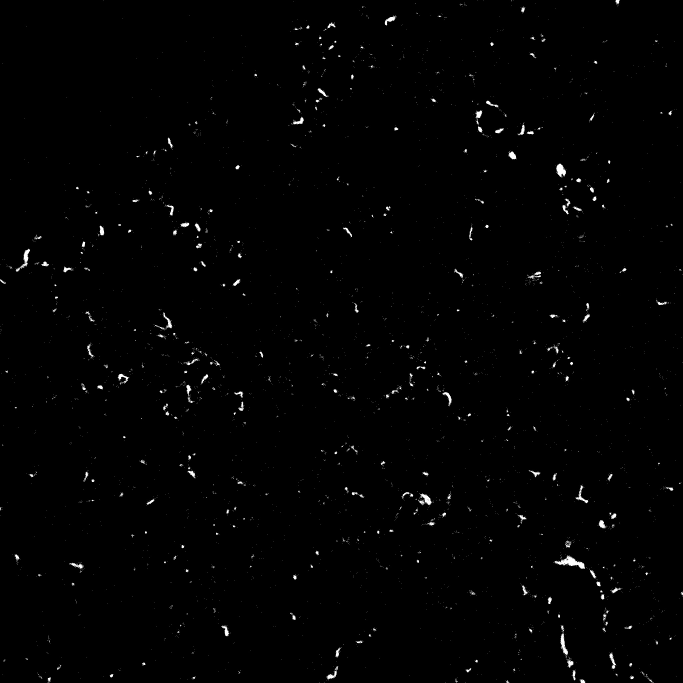
#> input picture MASK_Sk658 Llobe ch010030.jpg, 2048 x 2048 px, found by its file name (shown at 1/3 size)
$ jupyter execute --allow-errors 'Module 2 Main_1 (2).ipynb'
#> lines starting #> are read from the running program, lines starting #| are printed output that depends on the picture; after the words box and inside, x2 and y2 are one past the last pixel; in counts of white or black regions, pixels touching at a corner belong together
## Module_2: Lung Fibrotic Disease

## Team Members:
Esther Akinade &
Cary Worrall

## Project Title:
Lung Fibrosis Discovery

## Project Goal:
This project seeks to develop an image analysis pipeline that will predict the extent of fibrosis in the lung at different biopsy depths from the top of the lung.

## Disease Background:
*Fill in information and please note that this module is truncated and only has 5 bullets (instead of the 11 that you did for Module #1).*

* Prevalence & incidence:
The pooled global incidence per 100,000 people per year is 5.8, while the pooled North America incidence was 9.0. The pooled global prevalence per 100,000 people is 17.7, and the pooled North America prevalence is 27.2. Overall, this diseases is not too common. Compared to all the other incidence across regions, North America has the highest incidence and prevalence compared to ant other region. This mean that IPF occurs more often and more people live with this disease comapred to any other region. https://bmcpulmmed.biomedcentral.com/articles/10.1186/s12890-025-03836-1

* Risk factors (genetic, lifestyle):
Some risk factors of idiopathic pulmanary fibrosis include age, family history, genetics, lifesytle habits, allergic reactions, sex, and medication. As the age of someone increase the is a higher risk of developing IPF, which is around 50 to 70 years old. Additionally, IPF is more commonly found in men. IPF also gentetic because there is a higher risk to get it if a first-degreee relative has it. Lifesyles including smoking and breathing in hazardous materials from an occupation increases the risk for IPF.There also been genetic mutations in genes like MUC5B, TERT, and TERC that mean a higher risk of IPF. https://www.lung.org/lung-health-diseases/lung-disease-lookup/pulmonary-fibrosis/introduction/types-causes-and-risk-factors

* Symptoms: The symptoms that are included with IPF are shortness of breath, persistant dry cough, fast and shallow breating, gradual unitended weight loss, tiredness, aching joints and mucsles, and wideing and rounding of the tips of the fingers or toes. https://www.lung.org/lung-health-diseases/lung-disease-lookup/pulmonary-fibrosis/introduction/symptoms
* Standard of care treatment(s):
While there is not definite cure for pulmonary fibrosis, the treatments given to manage the disease. Some examples are medicine, oxygen therapy, pulmonary rehabilitation, lung transplant, clinical trials, and healthy lifestyles. Some medication, nintedanib and pirfendione given to help slow down lung scarring. Oxygen therapy is used to help reduce shortness of breath. https://www.lung.org/lung-health-diseases/lung-disease-lookup/pulmonary-fibrosis/patients/how-is-pulmonary-fibrosis-treated
* Biological mechanisms (anatomy, organ physiology, cell & molecular physiology): The cell and molecular physiology is that type 2 pneumocytes over proliferate during the repairing process, which leads to too many myofibril blasts and too much collagen. Miele fibroblasts do not go through apoptosis, which means more collagen is made and there is a large accumulation of collagen. This thickens the interstitial layer between the alveoli and capillary, leading to problems with ventilation. https://www.youtube.com/watch?v=Z6_0WkceY88

## Data-Set:
*(Describe the data set(s) you will analyze. Cite the source(s) of the data. Describe how the data was collected -- What techniques were used? What units are the data measured in? Etc.)*

The data were collected from fibrotic mouse lungs provided by the Peirce-Cottler laboratory. The mice were treated with bleomycin, which induces lung fibrosis. After three weeks, the mice were humanely euthanized, and their lungs were harvested. The lungs were then sliced, fixed with paraformaldehyde, and stained using a fluorescently labeled antibody to visualize fibrotic regions. Digital images of the lung slices were captured, and the data recorded included the depth at which each lung was sectioned and the percentage of white pixels observed in the digital images.

## Data Analyis:
*(Describe how you analyzed the data. This is where you should intersperse your Python code so that anyone reading this can run your code to perform the analysis that you did, generate your figures, etc.)*
This dataset was provided to us by the Peirce-Cottler Lab. We were given several microscope scans showing various sections of a mouse’s lungs, with areas of fibrosis being white. From these scans, we selected six images taken at different depths to run our analysis and determine what percentage of the lung tissue showed signs of fibrosis.

[cell 1]
'''Module 2: count black and white pixels in a .jpg and extrapolate points'''

from termcolor import colored
import cv2
import numpy as np
import matplotlib.pyplot as plt
from scipy.interpolate import interp1d
import pandas as pd

# Load the images you want to analyze

filenames = [
    r"C:\Users\esthe\OneDrive\Desktop\Comp BME\Module 2\MASK_SK658 Llobe ch010030.jpg",
    r"C:\Users\esthe\OneDrive\Desktop\Comp BME\Module 2\MASK_SK658 Slobe ch010048.jpg",
    r"C:\Users\esthe\OneDrive\Desktop\Comp BME\Module 2\MASK_SK658 Slobe ch010063.jpg",
    r"C:\Users\esthe\OneDrive\Desktop\Comp BME\Module 2\MASK_SK658 Slobe ch010147.jpg",
    r"C:\Users\esthe\OneDrive\Desktop\Comp BME\Module 2\/MASK_SK658 Slobe ch010156.jpg",
    r"C:\Users\esthe\OneDrive\Desktop\Comp BME\Module 2\MASK_SK658 Slobe ch010158.jpg",
            ]

# Enter the depth of each image (in the same order that the images are listed above; you can find these in the .csv file provided to you which is tilted: "Filenames and Depths for Students")

depths = [
    200,
    540,
    7400,
    3000,
    330,
    920
    ]

# Make the lists that will be used

images = []
white_counts = []
black_counts = []
white_percents = []

# Build the list of all the images you are analyzing

for filename in filenames:
    img = cv2.imread(filename, 0)
#> img is the input picture: shape (2048, 2048); min 0, max 255, mean 2.3
    images.append(img)

# For each image (until the end of the list of images), calculate the number of black and white pixels and make a list that contains this information for each filename.

for x in range(len(filenames)):
    _, binary = cv2.threshold(images[x], 127, 255, cv2.THRESH_BINARY)

    white = np.sum(binary == 255)
    black = np.sum(binary == 0)

    white_counts.append(white)
    black_counts.append(black)
#> this loop made 6 passes
#> pass 1, `_, binary = cv2.threshold(images[x], 127, 255, cv2.THRESH_BINARY)`:
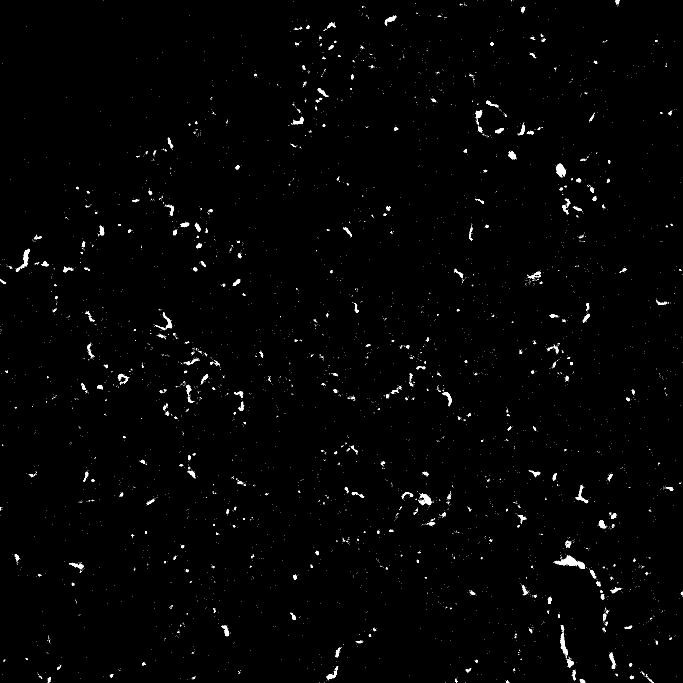
#> binary: shape (2048, 2048) (shown at 1/3 size); 0.9% white; 4489 white regions (4171 under 20 px), largest, box (x1, y1, x2, y2) and area: (1663, 1666, 1755, 1707) 1393, (1668, 491, 1698, 533) 739, (48, 746, 90, 816) 680
#> pass 2, `_, binary = cv2.threshold(images[x], 127, 255, cv2.THRESH_BINARY)`:
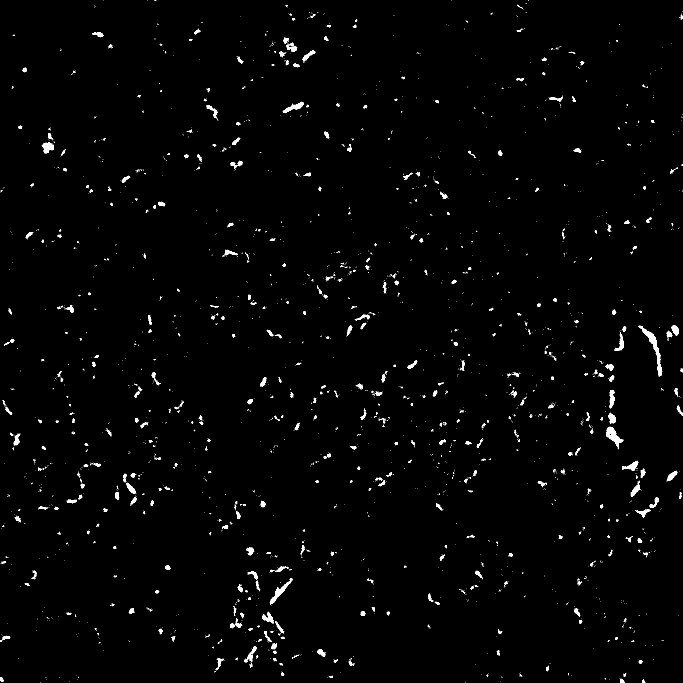
#> binary: shape (2048, 2048) (shown at 1/3 size); 1.2% white; 3230 white regions (2798 under 20 px), largest, box (x1, y1, x2, y2) and area: (1914, 977, 1987, 1130) 1847, (1818, 1280, 1870, 1347) 1286, (809, 1734, 878, 1812) 1004
#> pass 3, `_, binary = cv2.threshold(images[x], 127, 255, cv2.THRESH_BINARY)`:
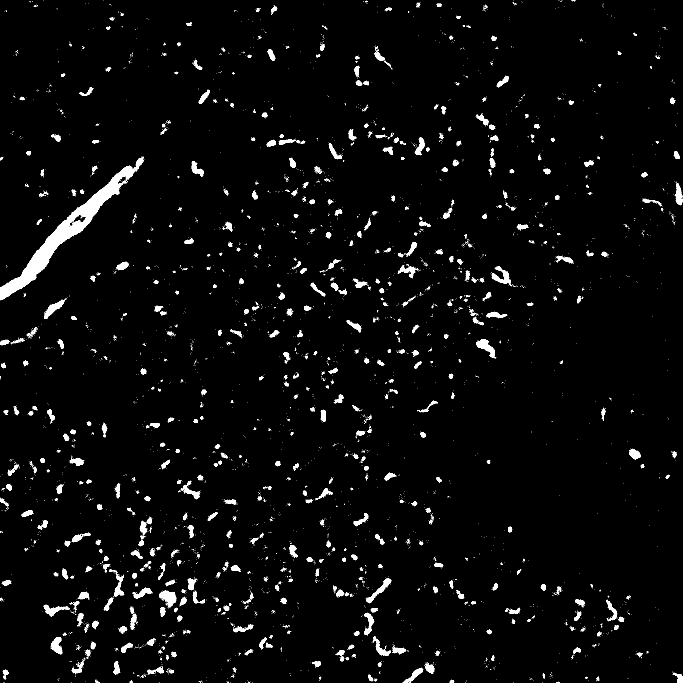
#> binary: shape (2048, 2048) (shown at 1/3 size); 2.9% white; 5972 white regions (5392 under 20 px), largest, box (x1, y1, x2, y2) and area: (0, 471, 431, 901) 21483, (477, 1770, 529, 1823) 1390, (1429, 1018, 1486, 1075) 1326

# Print the number of white and black pixels in each image.

print(colored("Counts of pixel by color in each image", "yellow"))
for x in range(len(filenames)):
    print(colored(f"White pixels in image {x}: {white_counts[x]}", "white"))
    print(colored(f"Black pixels in image {x}: {black_counts[x]}", "black"))
    print()

# Calculate the percentage of pixels in each image that are white and make a list that contains these percentages for each filenamae

for x in range(len(filenames)):
    white_percent = (100 * (white_counts[x] / (black_counts[x] + white_counts[x])))
    white_percents.append(white_percent)

# Print the filename (on one line in red font), and below that line print the percent white pixels and depth

print(colored("Percent white px:", "yellow"))
for x in range(len(filenames)):
    print(colored(f'{filenames[x]}:',"red"))
    print(f'{white_percents[x]}% White | Depth: {depths[x]} microns')
    print()

'''Write your data to a .csv file'''

# Create a DataFrame that includes the filenames, depths, and percentage of white pixels
df = pd.DataFrame({
    'Filenames': filenames,
    'Depths': depths,
    'White percents': white_percents
})

# Write that DataFrame to a .csv file

df.to_csv('Percent_White_Pixels.csv', index=False)

print("CSV file 'Percent_White_Pixels.csv' has been created.")

'''the .csv writing subroutine ends here'''

[cell 2]
# Interpolate a point: given a depth, find the corresponding white pixel percentage (This is for the linear interpolatation.)

interpolate_depth = float(input(colored("Enter the depth at which you want to interpolate a point: ", "yellow")))
#> the answer given: 3

x = depths
y = white_percents

i = interp1d(x, y, kind='linear')  # You can also use 'quadratic', 'cubic', etc.
#> (the rest of this cell did not finish here and is left out)

[cell 3]
# Interpolate a point: given a depth, find the corresponding white pixel percentage (This is for the quadratic interpolatation.)

interpolate_depth = float(input(colored("Enter the depth at which you want to interpolate a point: ", "yellow")))
#> the answer given: 3

x = depths
y = white_percents

i = interp1d(x, y, kind='quadratic')  # You can also use 'quadratic', 'cubic', etc.
#> (the rest of this cell did not finish here and is left out)

[cell 4]
# Interpolate a point: given a depth, find the corresponding white pixel percentage (This is for the cubic interpolatation.)

interpolate_depth = float(input(colored("Enter the depth at which you want to interpolate a point: ", "yellow")))
#> the answer given: 3
